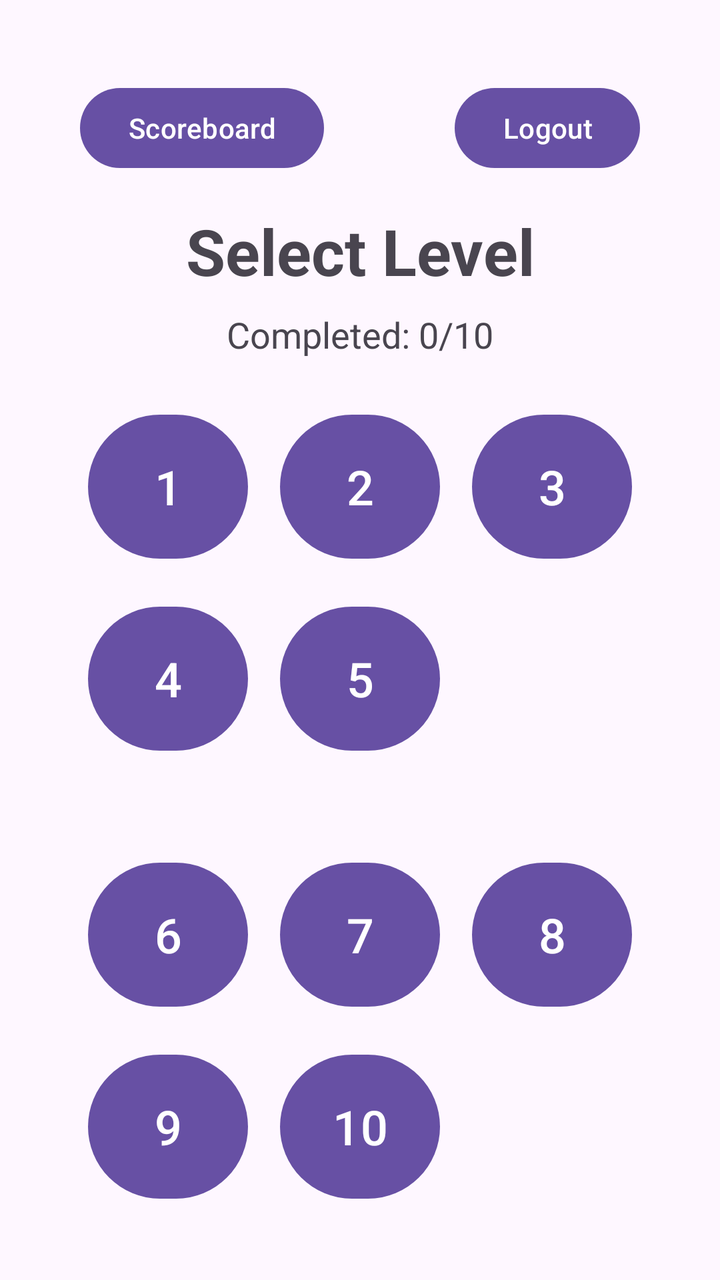
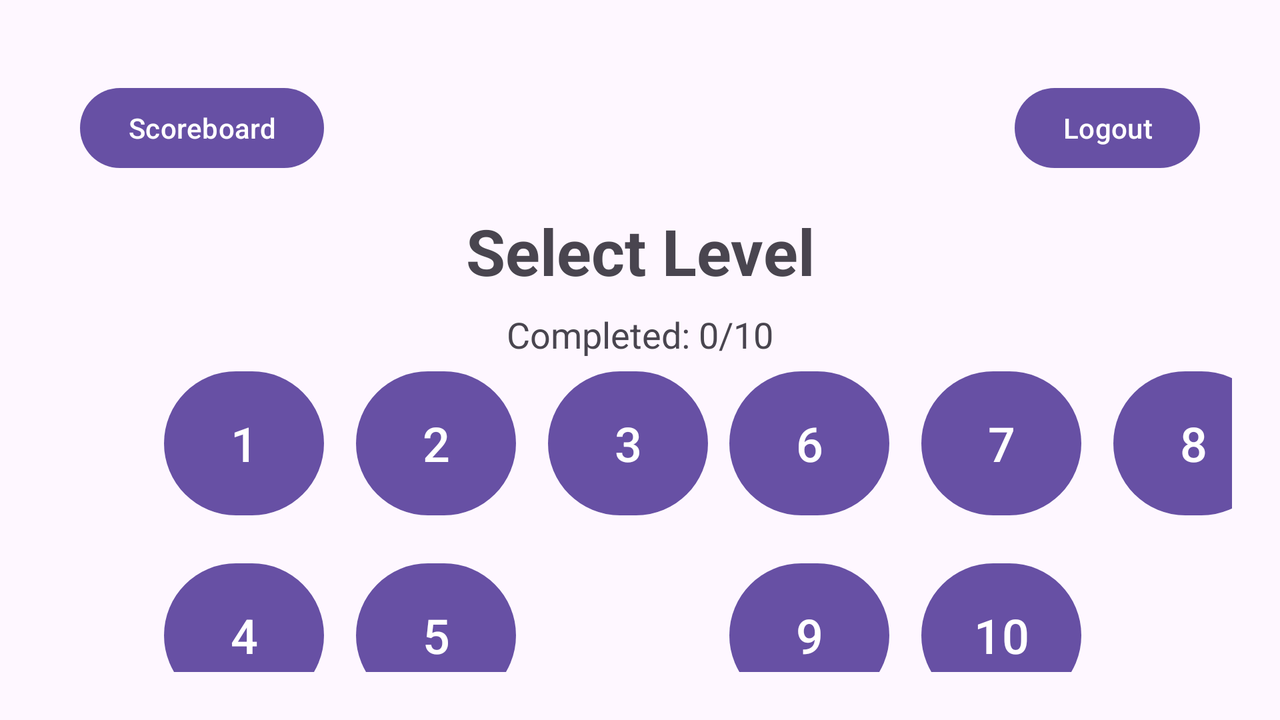

An Android layout and its configuration variant, each rendered on a device that would load it. The default file and the variant file are quoted in full after the pictures.
<!-- AndroidManifest.xml: application theme Theme.Gp7_minigame -->
<!-- res/layout/activity_select_level.xml -->
<?xml version="1.0" encoding="utf-8"?>
<androidx.constraintlayout.widget.ConstraintLayout xmlns:android="http://schemas.android.com/apk/res/android"
    xmlns:app="http://schemas.android.com/apk/res-auto"
    android:layout_width="match_parent"
    android:layout_height="match_parent"
    android:padding="24dp">

    <Button
        android:id="@+id/btnScoreboard"
        android:layout_width="wrap_content"
        android:layout_height="wrap_content"
        android:layout_marginStart="16dp"
        android:layout_marginTop="16dp"
        android:text="@string/scoreboard"
        app:layout_constraintStart_toStartOf="parent"
        app:layout_constraintTop_toTopOf="parent" />

    <Button
        android:id="@+id/btnLogout"
        android:layout_width="wrap_content"
        android:layout_height="wrap_content"
        android:layout_marginEnd="16dp"
        android:layout_marginTop="16dp"
        android:text="@string/logout"
        app:layout_constraintEnd_toEndOf="parent"
        app:layout_constraintTop_toTopOf="parent" />

    <TextView
        android:id="@+id/selectLevelTitle"
        android:layout_width="wrap_content"
        android:layout_height="wrap_content"
        android:text="@string/select_level"
        android:textSize="32sp"
        android:textStyle="bold"
        app:layout_constraintTop_toBottomOf="@id/btnLogout"
        app:layout_constraintStart_toStartOf="parent"
        app:layout_constraintEnd_toEndOf="parent"
        android:layout_marginTop="16dp" />

    <TextView
        android:id="@+id/textCompletedLevels"
        android:layout_width="wrap_content"
        android:layout_height="wrap_content"
        android:text="Completed: 0/10"
        android:textSize="18sp"
        app:layout_constraintTop_toBottomOf="@id/selectLevelTitle"
        app:layout_constraintStart_toStartOf="parent"
        app:layout_constraintEnd_toEndOf="parent"
        android:layout_marginTop="8dp" />

    <GridLayout
        android:id="@+id/gridLayout1"
        android:layout_width="wrap_content"
        android:layout_height="wrap_content"
        android:layout_marginTop="16dp"
        android:columnCount="3"
        android:rowCount="2"
        app:layout_constraintTop_toBottomOf="@id/textCompletedLevels"
        app:layout_constraintStart_toStartOf="parent"
        app:layout_constraintEnd_toEndOf="parent">

        <Button
            android:id="@+id/btnLevel1"
            android:layout_width="80dp"
            android:layout_height="80dp"
            android:layout_margin="8dp"
            android:text="@string/level_1_button"
            android:textSize="24sp" />

        <Button
            android:id="@+id/btnLevel2"
            android:layout_width="80dp"
            android:layout_height="80dp"
            android:layout_margin="8dp"
            android:text="@string/level_2_button"
            android:textSize="24sp" />

        <Button
            android:id="@+id/btnLevel3"
            android:layout_width="80dp"
            android:layout_height="80dp"
            android:layout_margin="8dp"
            android:text="@string/level_3_button"
            android:textSize="24sp" />

        <Button
            android:id="@+id/btnLevel4"
            android:layout_width="80dp"
            android:layout_height="80dp"
            android:layout_margin="8dp"
            android:text="@string/level_4_button"
            android:textSize="24sp" />

        <Button
            android:id="@+id/btnLevel5"
            android:layout_width="80dp"
            android:layout_height="80dp"
            android:layout_margin="8dp"
            android:text="@string/level_5_button"
            android:textSize="24sp" />

    </GridLayout>

    <GridLayout
        android:id="@+id/gridLayout2"
        android:layout_width="wrap_content"
        android:layout_height="wrap_content"
        android:layout_marginTop="32dp"
        android:columnCount="3"
        android:rowCount="2"
        app:layout_constraintTop_toBottomOf="@id/gridLayout1"
        app:layout_constraintStart_toStartOf="parent"
        app:layout_constraintEnd_toEndOf="parent">

        <Button
            android:id="@+id/btnLevel6"
            android:layout_width="80dp"
            android:layout_height="80dp"
            android:layout_margin="8dp"
            android:text="@string/level_6_button"
            android:textSize="24sp" />

        <Button
            android:id="@+id/btnLevel7"
            android:layout_width="80dp"
            android:layout_height="80dp"
            android:layout_margin="8dp"
            android:text="@string/level_7_button"
            android:textSize="24sp" />

        <Button
            android:id="@+id/btnLevel8"
            android:layout_width="80dp"
            android:layout_height="80dp"
            android:layout_margin="8dp"
            android:text="@string/level_8_button"
            android:textSize="24sp" />

        <Button
            android:id="@+id/btnLevel9"
            android:layout_width="80dp"
            android:layout_height="80dp"
            android:layout_margin="8dp"
            android:text="@string/level_9_button"
            android:textSize="24sp" />

        <Button
            android:id="@+id/btnLevel10"
            android:layout_width="80dp"
            android:layout_height="80dp"
            android:layout_margin="8dp"
            android:text="@string/level_10_button"
            android:textSize="24sp" />

    </GridLayout>

</androidx.constraintlayout.widget.ConstraintLayout>
<!-- resources referenced by this layout -->
<resources>
  <string name="level_10_button">10</string>
  <string name="level_1_button">1</string>
  <string name="level_2_button">2</string>
  <string name="level_3_button">3</string>
  <string name="level_4_button">4</string>
  <string name="level_5_button">5</string>
  <string name="level_6_button">6</string>
  <string name="level_7_button">7</string>
  <string name="level_8_button">8</string>
  <string name="level_9_button">9</string>
  <string name="logout">Logout</string>
  <string name="scoreboard">Scoreboard</string>
  <string name="select_level">Select Level</string>
  <style name="Theme.Gp7_minigame" parent="Base.Theme.Gp7_minigame" />
  <style name="Base.Theme.Gp7_minigame" parent="Theme.Material3.DayNight.NoActionBar">
          
          
      </style>
</resources>
<!-- res/layout-land/activity_select_level.xml (the repository's variant of the layout above) -->
<!-- drawn on the phone turned sideways -->
<?xml version="1.0" encoding="utf-8"?>
<androidx.constraintlayout.widget.ConstraintLayout xmlns:android="http://schemas.android.com/apk/res/android"
    xmlns:app="http://schemas.android.com/apk/res-auto"
    android:layout_width="match_parent"
    android:layout_height="match_parent"
    android:padding="24dp">

    <Button
        android:id="@+id/btnScoreboard"
        android:layout_width="wrap_content"
        android:layout_height="wrap_content"
        android:layout_marginStart="16dp"
        android:layout_marginTop="16dp"
        android:text="@string/scoreboard"
        app:layout_constraintStart_toStartOf="parent"
        app:layout_constraintTop_toTopOf="parent" />

    <Button
        android:id="@+id/btnLogout"
        android:layout_width="wrap_content"
        android:layout_height="wrap_content"
        android:layout_marginEnd="16dp"
        android:layout_marginTop="16dp"
        android:text="@string/logout"
        app:layout_constraintEnd_toEndOf="parent"
        app:layout_constraintTop_toTopOf="parent" />

    <TextView
        android:id="@+id/selectLevelTitle"
        android:layout_width="wrap_content"
        android:layout_height="wrap_content"
        android:text="@string/select_level"
        android:textSize="32sp"
        android:textStyle="bold"
        app:layout_constraintTop_toBottomOf="@id/btnLogout"
        app:layout_constraintStart_toStartOf="parent"
        app:layout_constraintEnd_toEndOf="parent"
        android:layout_marginTop="16dp" />

    <TextView
        android:id="@+id/textCompletedLevels"
        android:layout_width="wrap_content"
        android:layout_height="wrap_content"
        android:text="Completed: 0/10"
        android:textSize="18sp"
        app:layout_constraintTop_toBottomOf="@id/selectLevelTitle"
        app:layout_constraintStart_toStartOf="parent"
        app:layout_constraintEnd_toEndOf="parent"
        android:layout_marginTop="8dp" />

    <GridLayout
        android:id="@+id/gridLayout1"
        android:layout_width="wrap_content"
        android:layout_height="wrap_content"
        android:layout_marginTop="24dp"
        android:columnCount="3"
        android:rowCount="2"
        app:layout_constraintBottom_toBottomOf="parent"
        app:layout_constraintEnd_toEndOf="parent"
        app:layout_constraintHorizontal_bias="0.164"
        app:layout_constraintStart_toStartOf="parent"
        app:layout_constraintTop_toBottomOf="@id/textCompletedLevels">

        <Button
            android:id="@+id/btnLevel1"
            android:layout_width="80dp"
            android:layout_height="80dp"
            android:layout_margin="8dp"
            android:text="@string/level_1_button"
            android:textSize="24sp" />

        <Button
            android:id="@+id/btnLevel2"
            android:layout_width="80dp"
            android:layout_height="80dp"
            android:layout_margin="8dp"
            android:text="@string/level_2_button"
            android:textSize="24sp" />

        <Button
            android:id="@+id/btnLevel3"
            android:layout_width="80dp"
            android:layout_height="80dp"
            android:layout_margin="8dp"
            android:text="@string/level_3_button"
            android:textSize="24sp" />

        <Button
            android:id="@+id/btnLevel4"
            android:layout_width="80dp"
            android:layout_height="80dp"
            android:layout_margin="8dp"
            android:text="@string/level_4_button"
            android:textSize="24sp" />

        <Button
            android:id="@+id/btnLevel5"
            android:layout_width="80dp"
            android:layout_height="80dp"
            android:layout_margin="8dp"
            android:text="@string/level_5_button"
            android:textSize="24sp" />

    </GridLayout>

    <GridLayout
        android:id="@+id/gridLayout2"
        android:layout_width="wrap_content"
        android:layout_height="wrap_content"
        android:layout_marginTop="24dp"
        android:columnCount="3"
        android:rowCount="2"
        app:layout_constraintBottom_toBottomOf="parent"
        app:layout_constraintEnd_toEndOf="parent"
        app:layout_constraintHorizontal_bias="0.164"
        app:layout_constraintStart_toEndOf="@+id/gridLayout1"
        app:layout_constraintTop_toBottomOf="@+id/textCompletedLevels">

        <Button
            android:id="@+id/btnLevel6"
            android:layout_width="80dp"
            android:layout_height="80dp"
            android:layout_margin="8dp"
            android:text="@string/level_6_button"
            android:textSize="24sp" />

        <Button
            android:id="@+id/btnLevel7"
            android:layout_width="80dp"
            android:layout_height="80dp"
            android:layout_margin="8dp"
            android:text="@string/level_7_button"
            android:textSize="24sp" />

        <Button
            android:id="@+id/btnLevel8"
            android:layout_width="80dp"
            android:layout_height="80dp"
            android:layout_margin="8dp"
            android:text="@string/level_8_button"
            android:textSize="24sp" />

        <Button
            android:id="@+id/btnLevel9"
            android:layout_width="80dp"
            android:layout_height="80dp"
            android:layout_margin="8dp"
            android:text="@string/level_9_button"
            android:textSize="24sp" />

        <Button
            android:id="@+id/btnLevel10"
            android:layout_width="80dp"
            android:layout_height="80dp"
            android:layout_margin="8dp"
            android:text="@string/level_10_button"
            android:textSize="24sp" />

    </GridLayout>

</androidx.constraintlayout.widget.ConstraintLayout>
